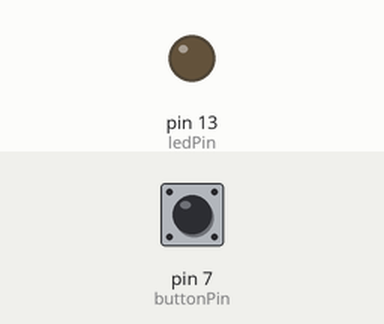
Recording of a sketch running on a simulated Arduino Uno, built with avr-gcc and run on an emulated ATmega328P. On the bench: output pins drawn as LEDs (lit = HIGH). The test bench sets the inputs (shaded band); at power-on: pin 7 (buttonPin) HIGH.

Above: at 1.2 s.
1.3 s: pin 7 (buttonPin) pulled LOW for 0.15 s
At 1.37 s:
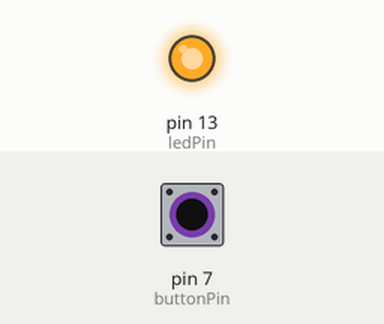
2.9 s: pin 7 (buttonPin) pulled LOW for 3.2 s
At 6.8 s:
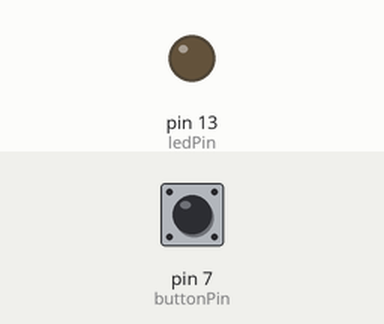
Timing chart, 0 to 8.3 s (numbered marks = the images above; inputs shaded):
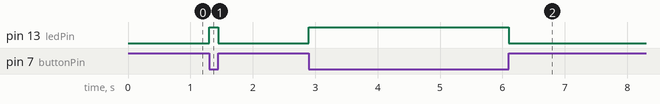

Measured:
- after the input at 1.3 s, pin 13 (ledPin): LOW → HIGH at once, → LOW 0.15 s later
- after the input at 2.9 s, pin 13 (ledPin): LOW → HIGH at once, → LOW 3.2 s later

The sketch:

pcint2_arduino.ino
```cpp
// LED and switch
const byte ledPin = 13;
const byte buttonPin = 7;

// Boolean to represent toggle state
volatile bool togglestate = false;

void setup() {

  // Set LED as output
  pinMode(ledPin, OUTPUT);

  // Set switch as input with pullup
  pinMode(buttonPin, INPUT_PULLUP);


  // Enable PCIE2 Bit3 = 1 (Port D)
  PCICR |= B00000100;
  // Select PCINT23 Bit7 = 1 (Pin D7)
  PCMSK2 |= B10000000;

}

void loop() {
  // No code in Loop
}

ISR (PCINT2_vect)
{
  // Interrupt for Port D
  // Invert toggle state
  togglestate = !togglestate;
  // Indicate state on LED
  digitalWrite(ledPin, togglestate);


}
```
